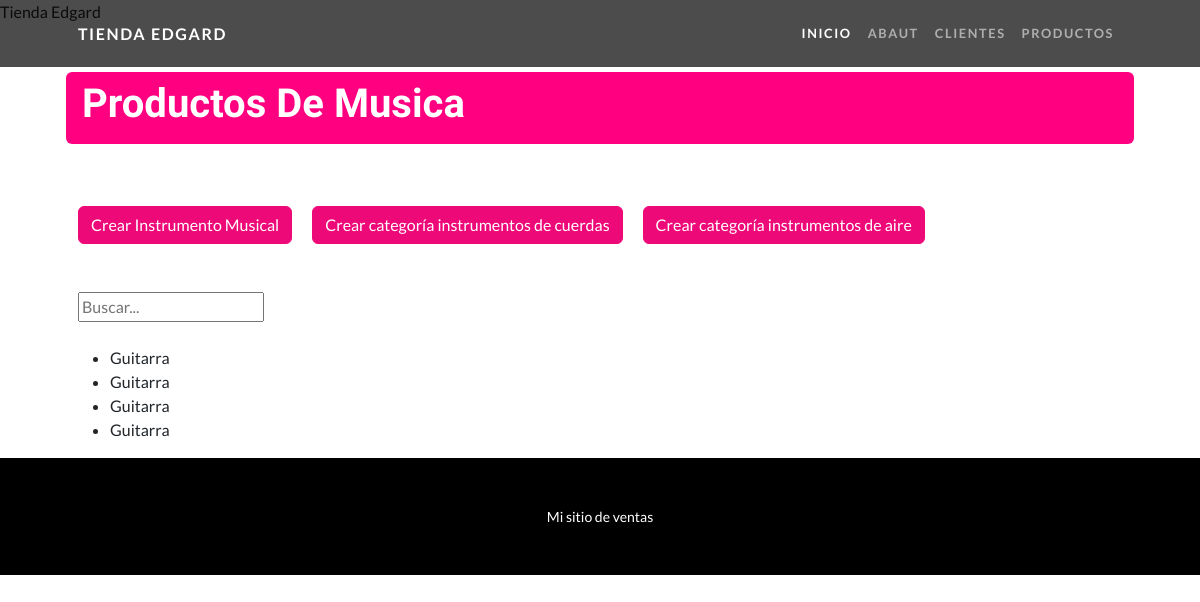
The app's page /producto/, older data.
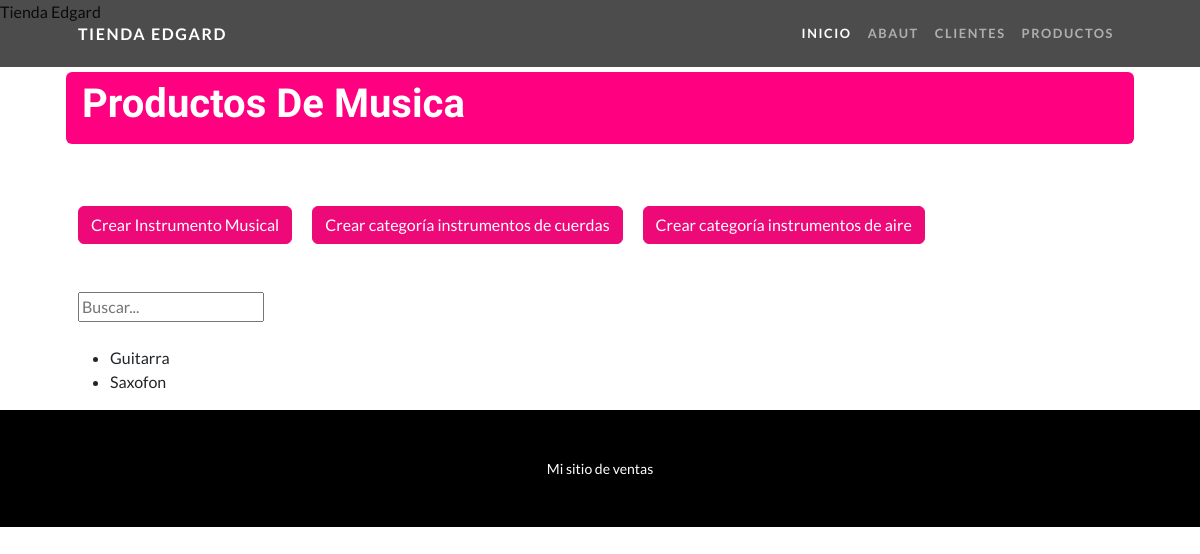
The same page, newer data.
### producto/models.py (models this page shows)
class Instrumento(models.Model):
    nombre = models.CharField(max_length=200)
    instrumentocuerdas = models.ForeignKey(
        InstrumentoCuerdas, on_delete=models.SET_NULL, null=True, blank=True)
    instrumentoaire = models.ForeignKey(
        InstrumentoAire, on_delete=models.SET_NULL, null=True, blank=True)
    def __str__(self):
        return self.nombre

### producto/views.py (the view)
# urls.py: 2. Add a URL to urlpatterns:  path('', views.home, name='home')
def home(request):
    query = models.Instrumento.objects.all()
    context = {"productos": query}
    return render(request, "producto/index.html", context)

### producto/templates/producto/index.html
{% extends 'core/base.html' %}
{% block titulo %}
Productos De Musica
{% endblock titulo %}
{% block contenido %}
<div style="display: flex; justify-content: start; gap: 20px; align-items: center;">
    <div class="fs-3 pb-4">
        <a href="{% url 'producto:productocategoria_create' %}" class="btn btn-primary">Crear Instrumento Musical</a>
    </div>
    <div class="fs-3 pb-4">
        <a href="{% url 'producto:instrumentos_de_cuerdas' %}" class="btn btn-primary">Crear categoría instrumentos de
            cuerdas</a>
    </div>
    <div class="fs-3 pb-4">
        <a href="{% url 'producto:instrumentos_de_aire' %}" class="btn btn-primary">Crear categoría instrumentos de
            aire</a>
    </div>
</div>
<div class="py-lg-4">
    <form action="{% url 'producto:home' %}" method="get">
        <input type="text" name="consulta" placeholder="Buscar...">
    </form>
</div>
<ul>
    {% for producto in productos %}
    <li>{{ producto }}</li>
    {% endfor %}
</ul>
{% endblock contenido %}

### core/templates/core/base.html (shortened to what this page needs)
{% load static %}
<!DOCTYPE html>
<html lang="es">
<head>
    <link href="{% static 'core/css/styles.css' %}" rel="stylesheet" />
    <link href="css/styles.css" rel="stylesheet" />
</head>
<body>
    {% include 'core/components/navbar.html' %}
    <div class="container px-4 px-lg-5">
        <div class="row align-items-center my-5">
            <h1 class="pb-lg-3 text-white px-3 py-2 rounded" style="background-color: #ff0080">
                {% block titulo %}{% endblock titulo %}
            </h1>
        </div>
        {% block contenido %}
        {% endblock contenido %}
    </div>
    {% include 'core/components/footer.html' %}
</body>
</html>

### core/templates/core/components/navbar.html (shortened to what this page needs)
<nav class="navbar navbar-expand-lg navbar-dark navbar-custom fixed-top">
    <div class="container px-5">
        <a class="navbar-brand" href="#page-top">Tienda Edgard</a>
        <div class="collapse navbar-collapse" id="navbarResponsive">
            <ul class="navbar-nav ms-auto">
                <li class="nav-item">
                    <a class="nav-link active" aria-current="page" href="{% url 'core:home' %}">Inicio</a>
                </li>
                <li class="nav-item">
                    <a class="nav-link" href="{% url 'abaut:home' %}">Abaut</a>
                <li class="nav-item">
                    <a class="nav-link" href="{% url 'cliente:home' %}">Clientes</a>
                </li>
                <li class="nav-item">
                    <a class="nav-link" href="{% url 'producto:home' %}">Productos</a>
                </li>
            </ul>
        </div>
    </div>
</nav>

### core/templates/core/components/footer.html
<footer class="py-5 bg-black">
    <div class="container px-5">
        <p class="m-0 text-center text-white small">Mi sitio de ventas</p>
    </div>
</footer>

Row changes from the older to the newer data that the page shows:
removed Instrumento: nombre "Guitarra"
removed Instrumento: nombre "Guitarra"
removed Instrumento: nombre "Guitarra"
added Instrumento: nombre "Saxofon"
